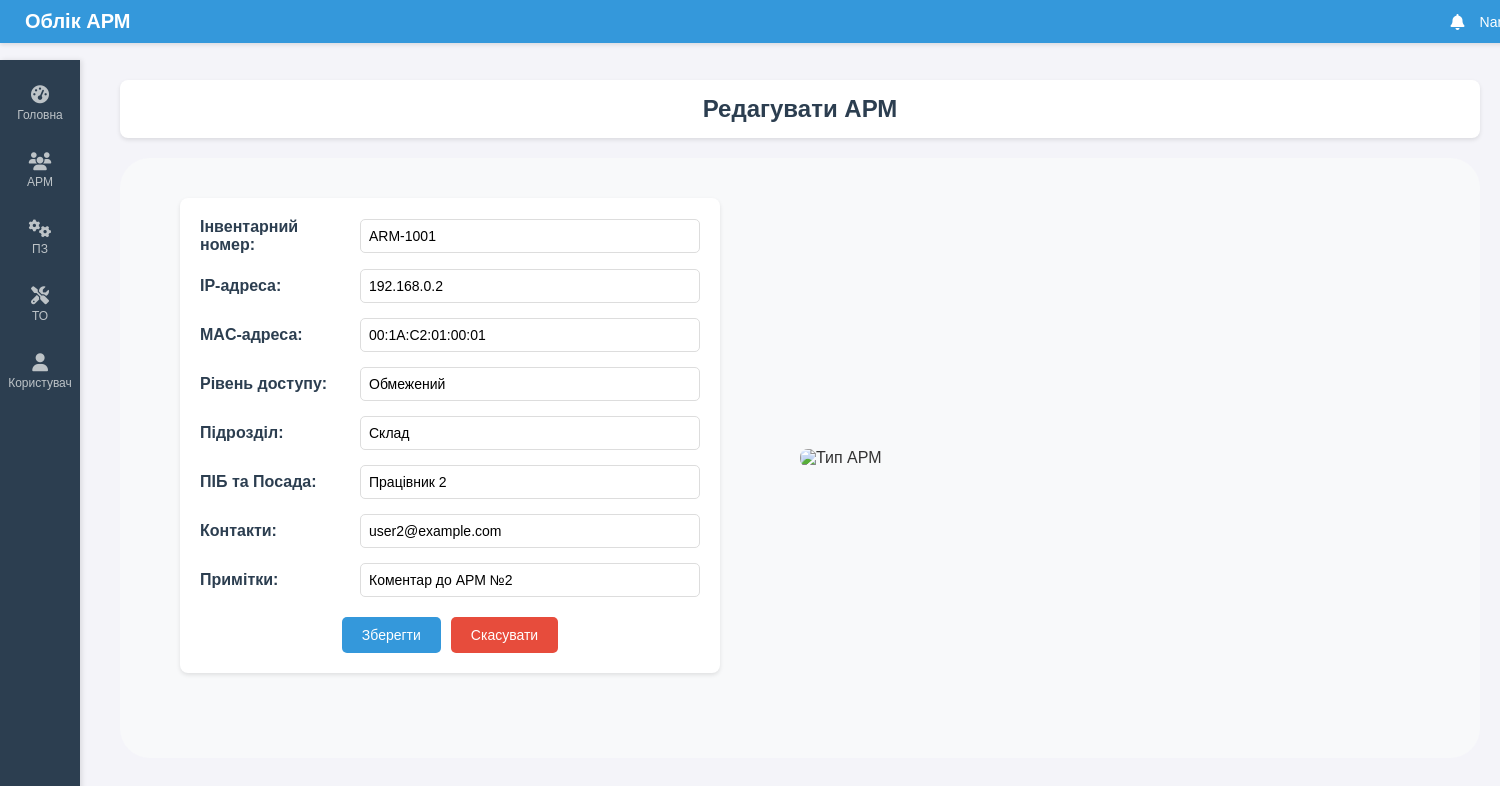
Page /edit/2 on the committed database.
### tables this page shows
CREATE TABLE workplaces (
    id INTEGER PRIMARY KEY AUTOINCREMENT,
    inventory_number TEXT,
    ip_address TEXT,
    mac_address TEXT,
    access_level TEXT,
    unit TEXT,
    person TEXT,
    contacts TEXT,
    notes TEXT
);

### routes.py (the view, shortened to what this page needs)
@main_bp.route('/edit/<int:rowid>', methods=['GET', 'POST'])
def edit_workplace(rowid):
    try:
        workplace = get_workplace_by_id(rowid)
        if not workplace:
            return "АРМ не знайдено", 404
        return render_template('edit.html', workplace=workplace, rowid=rowid)
    except Exception as e:
        return f"Помилка: {e}", 500

### db.py (called while the page is built)
def get_db_connection():
    try:
        conn = sqlite3.connect('workplaces.db')
        conn.row_factory = sqlite3.Row
        return conn
    except sqlite3.Error as e:
        raise Exception(f"Помилка підключення до бази даних: {e}")

def get_workplace_by_id(rowid):
    conn = get_db_connection()
    try:
        cursor = conn.cursor()
        cursor.execute('SELECT * FROM workplaces WHERE rowid = ?', (rowid,))
        return cursor.fetchone()
    except sqlite3.Error as e:
        raise Exception(f"Помилка отримання АРМ за ID {rowid}: {e}")
    finally:
        conn.close()

### templates/edit.html (shortened to what this page needs)
{% extends "base.html" %}
{% block content %}
<div class="header">
    <h1>Редагувати АРМ</h1>
</div>
<div class="add-page">
    <div class="form-container">
        <form method="POST" action="/edit/{{ rowid }}">
            <div class="form-group">
                <label for="inventory_number">Інвентарний номер:</label>
                <input type="text" id="inventory_number" name="inventory_number" value="{{ workplace['inventory_number'] }}" readonly>
            </div>
            <div class="form-group">
                <label for="ip_address">IP-адреса:</label>
                <input type="text" id="ip_address" name="ip_address" value="{{ workplace['ip_address'] }}" required>
            </div>
            <div class="form-group">
                <label for="mac_address">MAC-адреса:</label>
                <input type="text" id="mac_address" name="mac_address" value="{{ workplace['mac_address'] }}" required>
            </div>
            <div class="form-group">
                <label for="access_level">Рівень доступу:</label>
                <input type="text" id="access_level" name="access_level" value="{{ workplace['access_level'] }}" required>
            </div>
            <div class="form-group">
                <label for="unit">Підрозділ:</label>
                <input type="text" id="unit" name="unit" value="{{ workplace['unit'] }}" required>
            </div>
            <div class="form-group">
                <label for="person">ПІБ та Посада:</label>
                <input type="text" id="person" name="person" value="{{ workplace['person'] }}" required>
            </div>
            <div class="form-group">
                <label for="contacts">Контакти:</label>
                <input type="text" id="contacts" name="contacts" value="{{ workplace['contacts'] }}" required>
            </div>
            <div class="form-group">
                <label for="notes">Примітки:</label>
                <input type="text" id="notes" name="notes" value="{{ workplace['notes'] }}">
            </div>
            <div class="form-buttons">
                <button type="submit" class="submit-btn">Зберегти</button>
                <a href="/" class="cancel-btn">Скасувати</a>
            </div>
        </form>
    </div>
    <div class="carousel-block">
        <img id="carousel-image" src="{{ url_for('static', filename='img/desktop.png') }}" alt="Тип АРМ">
    </div>
</div>
{% endblock %}

### static/styles.css (style rules this page uses)
body { font-family: 'Arial', sans-serif; background-color: #f4f4f9; color: #333; margin: 0; padding: 0; }
.header { background-color: #fff; padding: 15px; border-radius: 8px; box-shadow: 0 2px 4px rgba(0,0,0,0.1); margin-bottom: 20px; text-align: center; }
h1 { margin: 0; font-size: 24px; color: #2c3e50; }
a { color: #2980b9; text-decoration: none; font-size: 12px; }
.form-container { max-width: 600px; margin: 0 auto; background-color: #fff; padding: 20px; border-radius: 8px; box-shadow: 0 2px 4px rgba(0,0,0,0.1); }
.form-group { display: flex; align-items: center; margin-bottom: 15px; }
.form-group label { width: 150px; font-weight: bold; color: #2c3e50; margin-right: 10px; }
.form-group input { flex: 1; padding: 8px; border: 1px solid #ddd; border-radius: 5px; font-size: 14px; }
.form-buttons { display: flex; justify-content: center; gap: 10px; margin-top: 20px; }
.submit-btn { padding: 10px 20px; background-color: #3498db; color: #fff; border: none; border-radius: 5px; cursor: pointer; font-size: 14px; }
.cancel-btn { padding: 10px 20px; background-color: #e74c3c; color: #fff; border: none; border-radius: 5px; text-decoration: none; font-size: 14px; text-align: center; }

### templates/edit.html (style rules this page uses)
.add-page { display: flex; justify-content: start; align-items: flex-start; gap: 80px; background-color: #f8f9fa; padding: 40px 60px; border-radius: 30px; }
.form-container { flex: 0 0 500px; }
.carousel-block { flex: 0 0 690px; max-width: 690px; position: relative; display: flex; justify-content: center; align-items: center; height: 520px; }
.carousel-block img { width: 100%; border-radius: 8px; transition: opacity 0.4s ease-in-out; }

### rows in the picture
workplaces: inventory_number "ARM-1001", ip_address "192.168.0.2", mac_address "00:1A:C2:01:00:01", access_level "Обмежений", unit "Склад", person "Працівник 2", contacts "user2@example.com", notes "Коментар до АРМ №2"
